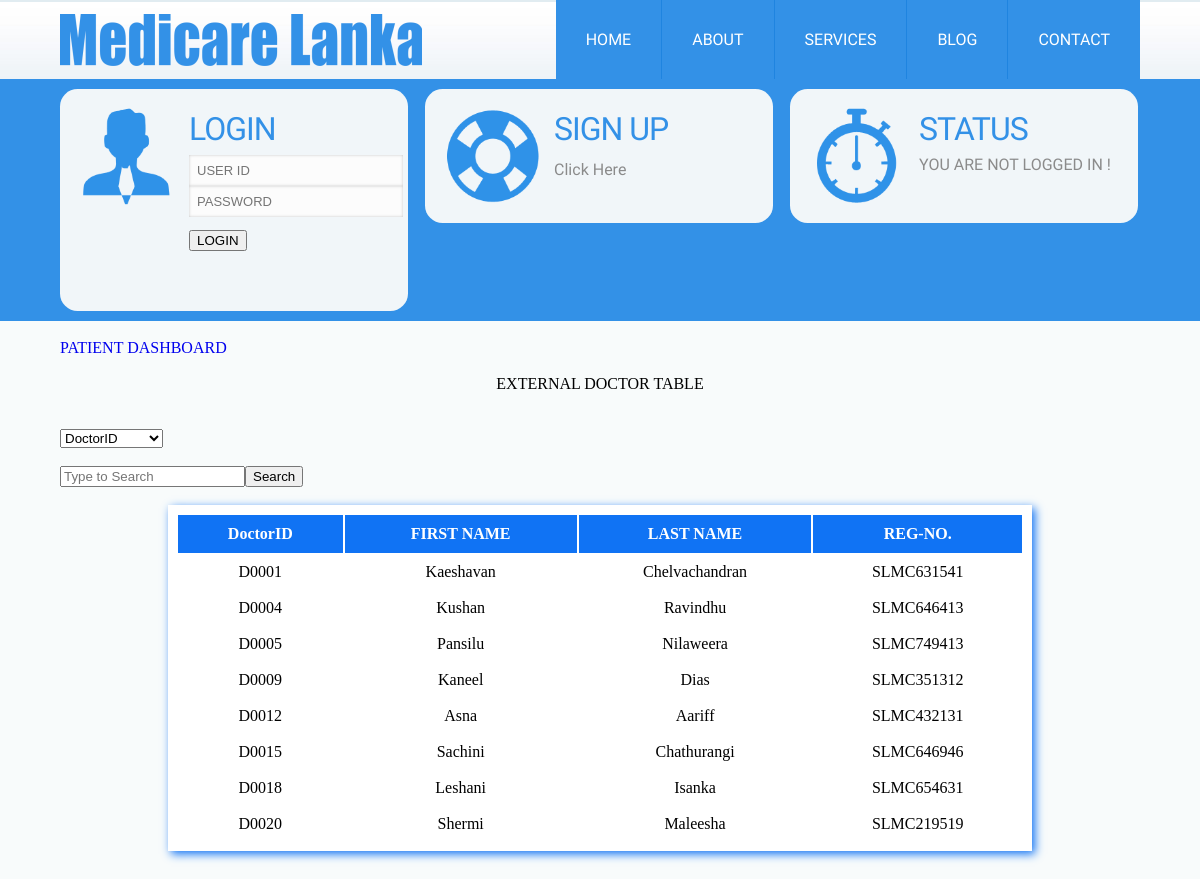
/pat_externalphysician.php, run on the app's committed database.
### tables this page shows
CREATE TABLE `externalphysican` (
  `d_id` varchar(5) NOT NULL,
  `d_f_name` varchar(50) NOT NULL,
  `d_l_name` varchar(50) NOT NULL,
  `reg_no` varchar(10) NOT NULL
);

### pat_externalphysician.php (the view, shortened to what this page needs)
<?php
	include 'header.php';
?>
</div>
<div class="wrap">
<br>
<a class="addnew" href="patient.php" style="font-face:Khmer OS Battambang; font-size:16px;">PATIENT DASHBOARD</a></font>
<br><br>
<center><h1>EXTERNAL DOCTOR TABLE</h1></center>
<br>
<br>
	<div class="search">
	<form method="post" action="pat_externalphysician_search.php">
    <select name="cbosearch">
    	<option>DoctorID</option>
    </select>
	<br><br>
	<input type="text" name="txtsearch" placeholder="Type to Search" /><input type="submit" name="cmdsearch" value="Search" />
    </form>
    </div>
	<br>
	<center>
	<table>
    	<tr>
            <th>DoctorID</th>
            <th>FIRST NAME</th>
            <th>LAST NAME</th>
            <th>REG-NO.</th>
    	</tr>
        <?php
			$sql = "select * FROM externalphysican";
			$result = mysql_query($sql);
			if (!$result) {
				echo "An error has occured: ".mysql_error();
			} else {
				while($tr=mysql_fetch_array($result)) {
		?>
		<tr>
			<td align="center"><?php echo $tr[0]; ?></td>
			<td align="center"><?php echo $tr[1]; ?></td>
			<td align="center"><?php echo $tr[2]; ?></td>
			<td align="center"><?php echo $tr[3]; ?></td>
		</tr>
		<?php
				}
			}
		?>
    </table>
	</center>
	</div>
	<br><br>
</body>
</html>

### css/style.css (style rules this page uses)
html,body,div,span,applet,object,iframe,h1,h2,h3,h4,h5,h6,p,blockquote,pre,a,abbr,acronym,address,big,cite,code,del,dfn,em,img,ins,kbd,q,s,samp,small,strike,strong,sub,sup,tt,var,b,u,i,dl,dt,dd,ol,nav ul,nav li,fieldset,form,label,legend,caption,tbody,tfoot,thead,article,aside,canvas,details,embed,figure,figcaption,footer,header,hgroup,menu,nav,output,ruby,section,summary,time,mark,audio,video { margin:0;padding:0;border:0;font-size:100%;font:inherit;vertical-align:baseline; }
a { text-decoration:none; }
body { background:#F8FBFB; }
.wrap { width:70%; margin:0 auto; }
table,td,tr { padding:8px; }
table { border:1px #1073F4; width:80%; background:#FFF; height:auto; margin:auto; box-shadow:3px 3px 9px #1073F4; }
th { background:#1073F4; color:#FFF; font-weight:bold; padding:10px; align: center; }
td { border:1px #1073F4; padding: auto; align: center; }
@media screen and (max-width:1366px) { .wrap { width:90%; } }

### data on the page
externalphysican: d_id "D0001", d_f_name "Kaeshavan", d_l_name "Chelvachandran", reg_no "SLMC631541"
externalphysican: d_id "D0004", d_f_name "Kushan", d_l_name "Ravindhu", reg_no "SLMC646413"
externalphysican: d_id "D0005", d_f_name "Pansilu", d_l_name "Nilaweera", reg_no "SLMC749413"
externalphysican: d_id "D0009", d_f_name "Kaneel", d_l_name "Dias", reg_no "SLMC351312"
externalphysican: d_id "D0012", d_f_name "Asna", d_l_name "Aariff", reg_no "SLMC432131"
externalphysican: d_id "D0015", d_f_name "Sachini", d_l_name "Chathurangi", reg_no "SLMC646946"
externalphysican: d_id "D0018", d_f_name "Leshani", d_l_name "Isanka", reg_no "SLMC654631"
externalphysican: d_id "D0020", d_f_name "Shermi", d_l_name "Maleesha", reg_no "SLMC219519"
